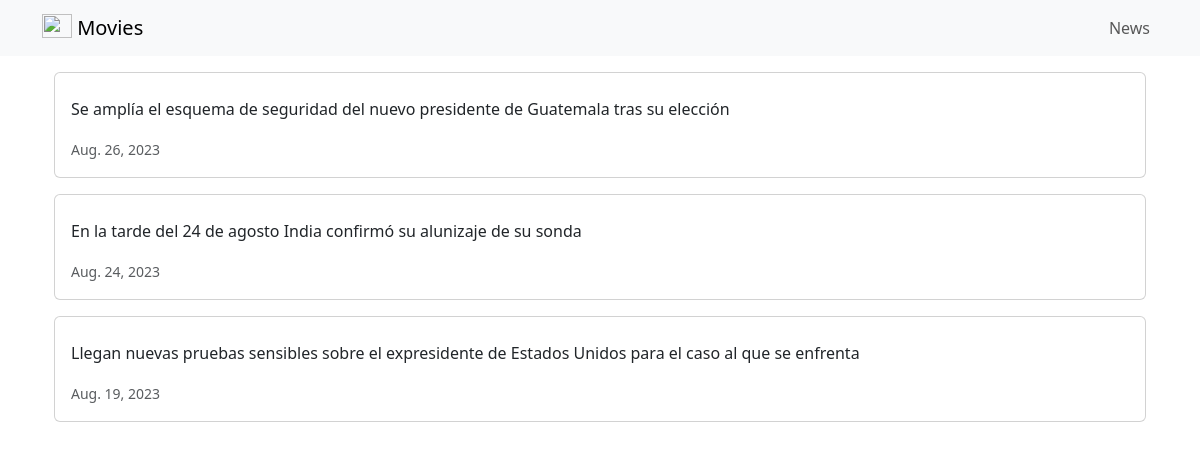
Page /news/ on the committed database.
### news/models.py (models this page shows, shortened)
class News(models.Model):
    headLine = models.CharField(max_length=200)
    body = models.TextField()
    date = models.DateField()

### news/views.py (the view)
# urls.py: path('news/', include('news.urls'))
def news(request):
    newss = News.objects.all().order_by('-date')
    return render(request, 'news.html', {'newss':newss})

### news/templates/news.html (shortened to what this page needs)
{% extends 'base.html' %}
    {% block content %}
    <div class="container">
        {% for news in newss %}
        <div class="card mb-3">
            <div class="row g-0">
                <div>
                    <div class="card-body">
                        <p class="card-text">{{ news.body }}</p>
                        <p class="card-text"><small class="text-muted">
                            {{ news.date }}
                        </small></p>
                    </div>
                </div>
            </div>
        </div>
        {% endfor %}
    </div>
    {% endblock content %}

### moviereviews/templates/base.html (shortened to what this page needs)
<!doctype html>
<html lang="en">
    <head>
        <link href="https://cdn.jsdelivr.net/npm/bootstrap@5.3.0-alpha2/dist/css/bootstrap.min.css" rel="stylesheet">
    </head>
    <body>
        <nav class="navbar navbar-expand-lg navbar-light bg-light mb-3">
            <div class="container">
                <a class="navbar-brand" href="{% url 'home' %}">
                    {% load static %}
                    <img src="{% static 'images/movie.PNG' %}" alt="" width="30" height="24"
                    class="d-inline-block align-text-top" />
                    Movies
                </a>
                <div class="collapse navbar-collapse" id="navbarNavAltMarkup">
                    <div class="navbar-nav ms-auto">
                        <a class="nav-link" href="{% url 'news' %}">News</a>
                    </div>
                </div>
            </div>
        </nav>
        <div class="container">
            {% block content %}
            {% endblock content %}
        </div>
    </body>
</html>

### rows in the picture
News: body "Se amplía el esquema de seguridad del nuevo presidente de Guatemala tras su elección", date "Aug. 26, 2023"
News: body "En la tarde del 24 de agosto India confirmó su alunizaje de su sonda", date "Aug. 24, 2023"
News: body "Llegan nuevas pruebas sensibles sobre el expresidente de Estados Unidos para el caso al que se enfrenta", date "Aug. 19, 2023"
